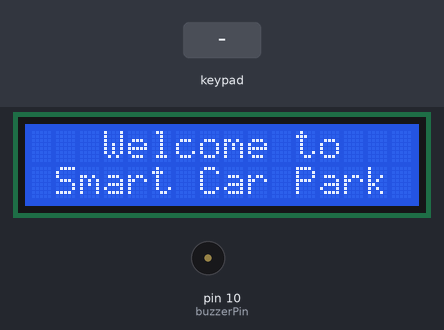
This sketch was run on a simulated Arduino Uno, built with avr-gcc and run on an emulated ATmega328P. Parts: 16×2 character LCD, buzzer (waves = sounding). The inputs (shaded band) are chosen by the test bench.

Above: at 0.9 s.
1.0 s: keypad keys C A B 8 6 3 3 1 # pressed 0.4 s apart
At 5.5 s:
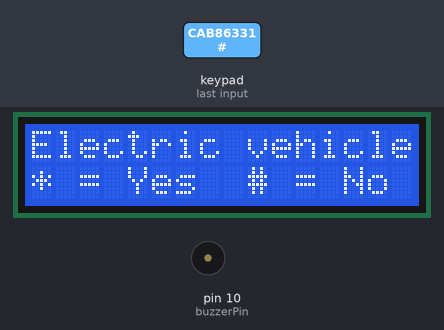
6.1 s: key 'A' pressed
At 8.5 s:
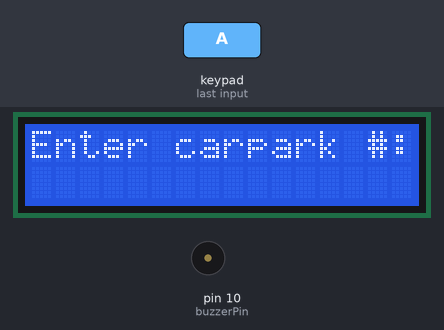
9.1 s: key '1' pressed
At 10.8 s:
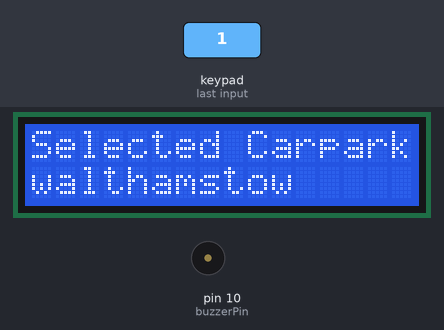
12.1 s: keypad keys 6 7 8 9 pressed 0.4 s apart
16.7 s: keypad keys 1 3 9 7 2 2 2 2 # pressed 0.4 s apart
At 20.9 s:
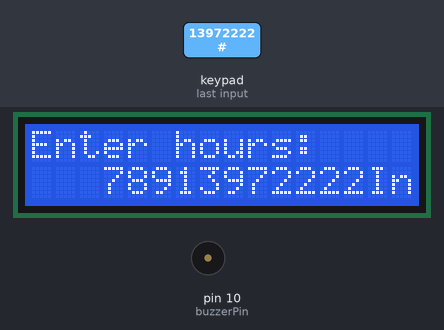
21.8 s: key '2' pressed
At 22.9 s:
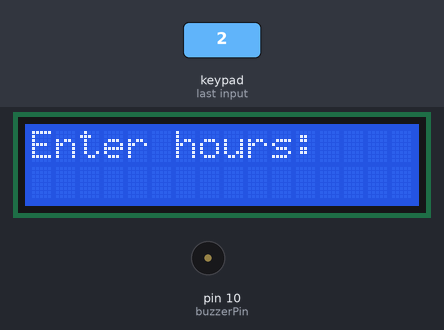
Timing chart, 0 to 24.5 s (numbered marks = the images above; inputs shaded):
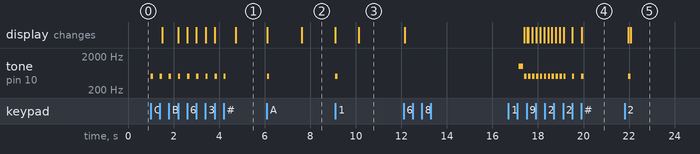

The sketch:

Arduino_Car_Park_Code.ino
```cpp
#include <Wire.h>
#include <LiquidCrystal_I2C.h>
#include <Keypad.h>

// Initialise the I2C LCD with the address 0x27 - refer to your LCD address if this doesn't work
LiquidCrystal_I2C lcd(0x27, 16, 2);

// Keypad setup
const byte ROWS = 4;
const byte COLS = 4;
char keys[ROWS][COLS] = {
  {'1','2','3','A'},
  {'4','5','6','B'},
  {'7','8','9','C'},
  {'*','0','#','D'}
};
byte rowPins[ROWS] = {6, 7, 8, 9};         // pin connections
byte colPins[COLS] = {A0, A1, A2, A3};    // pin connections
Keypad keypad = Keypad(makeKeymap(keys), rowPins, colPins, ROWS, COLS);

// Car park data
String carparks[] = {"enfield", "walthamstow", "greenpark", "romford", "tooting",                // theese 5 (rate @ 1)
                     "wimbledon", "westminster", "chingford", "bradford", "hornchurch"};        // theese 5 (rate @ 2.5)
float carpark_rates[] = {1.0, 1.0, 1.0, 1.0, 1.0, 2.5, 2.5, 2.5, 2.5, 2.5}; // Rates for each car park
float vehicle_multiplier = 1.0;
int hours = 0;
float carpark_rate = 0.0;

// Variables for admin access
const String adminCode = "CAB86331"; // Edit "CAB86331" to change password
String enteredCode = "";
int loopCount = 0; // To count the number of loops
float totalRevenue = 0.0; // To track revenue across all loops
const int buzzerPin = 10; // Pin for the buzzer

// Function to calculate cost
float calculateCost(int hours, float vehicleMultiplier, float carparkRate) {
  return round((hours * vehicleMultiplier + carparkRate) * 100.0) / 100.0;
}

void setup() {
  lcd.init();           // Initialise the LCD
  lcd.backlight();      // Turn on the backlight
  pinMode(buzzerPin, OUTPUT); // Set buzzer pin as output
  showWelcomeMessage(); // Show welcome message on startup
}

void loop() {
  // Show the welcome message at the start of each loop
  showWelcomeMessage();

  // Step 1: Ask for hours
  lcd.clear();
  lcd.print("Enter hours: ");
  lcd.setCursor(3, 1);
  hours = getNumber();
  if (hours < 0) { // If hours are invalid
    lcd.print("Invalid hours");
    delay(2000); // Give the user time to see the message
    return; // Exit the loop and start again
  }
  delay(500); // Delay after valid input

  // Step 2: Ask for vehicle type
  lcd.clear();
  lcd.print("Electric vehicle? ");
  lcd.setCursor(0, 1);
  lcd.print("* = Yes  # = No");
  char vehicleType = getCharacter(); // Get vehicle type input

  // Set the vehicle multiplier based on input
  vehicle_multiplier = (vehicleType == '*') ? 0.8 : 1.2;     // EV cars cheaper rate

  delay(500); // Delay to allow user to see the choice

  // Step 3: Select carpark
  lcd.clear();
  lcd.print("Enter carpark #: ");
  lcd.setCursor(3, 1);
  int carparkIndex = getCarparkNumber(); // Get the selected carpark number

  if (carparkIndex >= 0 && carparkIndex < 10) {
    carpark_rate = carpark_rates[carparkIndex];
    lcd.clear();
    lcd.print("Selected Carpark:");
    lcd.setCursor(0, 1);
    lcd.print(carparks[carparkIndex]);
    delay(2000); // Delay to show the selected car park
  } else {
    lcd.clear();
    lcd.print("Invalid selection");
    delay(2000); // Show error for invalid selection
    return; // Exit to start again
  }

  // Step 4: Calculate and display cost
  float totalCost = calculateCost(hours, vehicle_multiplier, carpark_rate);
  lcd.clear();
  lcd.print("Pay: £");
  lcd.print(totalCost, 2); // Display total cost
  lcd.setCursor(0, 1);
  lcd.print(" ");      // optional add of second line of text e.g ("to admin")
  totalRevenue += totalCost; // Accumulate revenue for admin display
  delay(5000); // Give user time to see the cost

  //  Sound a buzzer to indicate completion of each loop
  tone(buzzerPin, 1000, 200); // Short beep
  delay(200); // Brief pause
  noTone(buzzerPin); // Stop tone

  // Increment loop count for admin access
  loopCount++;

  // Step 5: Request Admin code - Only show every 3 loops
  if (loopCount % 3 == 0) {  // Check if loopCount is a multiple of 3 - using the mod function
    lcd.clear();
    lcd.print("Enter Admin Code:");
    lcd.setCursor(0,1);
    lcd.print("Press * to Bypass");  // to continue the code as normal without accessing admin page
    enteredCode = getAdminCode(); // Get admin code from keypad

    if (enteredCode == adminCode) {
      lcd.clear();
      lcd.print("Clients: ");
      lcd.print(loopCount); // Display the total loops (clients)
      lcd.setCursor(0,1);
      lcd.print("Rev: £");
      lcd.print(totalRevenue, 2); // Display total accumulated revenue
      tone(buzzerPin, 1000, 500); // Sound the buzzer for 0.5s (500ms) upon successful entry
      delay(500); // Pause for buzzer sound
      noTone(buzzerPin); // Stop tone
      delay(7000); // Delay 7s (7000ms) to show loop count (clients) and revenue
    }
  }
}

// Function to show the welcome message
void showWelcomeMessage() {
  lcd.clear();
  lcd.print("   Welcome to   ");   // spaces to center on the 16x2 lcd
  lcd.setCursor(0, 1);
  lcd.print(" Smart Car Park ");  // spaces to center on the 16x2 lcd
  waitForKeyPress(); // Wait for user to press a key to continue
}

// Function to wait for a key press
void waitForKeyPress() {
  while (!keypad.getKey()) {
    // Do nothing, just wait for a key press
  }
  tone(buzzerPin, 500, 100); // Short beep for key press confirmation
  delay(100); // Pause before continuing
}

// Function to get a multi-digit number for hours
int getNumber() {
  int num = 0;
  char key;
  while (true) {
    key = keypad.getKey();
    if (key) {
      tone(buzzerPin, 500, 100); // Short beep for key press
      if (key == '#') break;  // Allow the user to finish input by pressing #
      if (key >= '0' && key <= '9') {
        num = num * 10 + (key - '0');
        lcd.print(key);
      }
    }
  }
  return num;
}

// Function to get a single character for electric vehicle question
char getCharacter() {
  char key;
  while (true) {
    key = keypad.getKey();
    if (key) {
      tone(buzzerPin, 500, 100); // Short beep for key press
      lcd.print(key);
      delay(1000);
      return key;
    }
  }
}

// Function to get a single digit car park number - prevent errors
int getCarparkNumber() {
  char key;
  while (true) {
    key = keypad.getKey();
    if (key && key >= '0' && key <= '9') {
      tone(buzzerPin, 500, 100); // Short beep for key press
      lcd.print(key);
      delay(1000);
      return key - '0';  // casting char to int (e.g., '1' to 1)
    }
  }
}

// Function to get admin code
String getAdminCode() {
  String code = "";
  char key;
  while (true) {
    key = keypad.getKey();
    if (key) {
      tone(buzzerPin, 500, 100); // Short beep for key press
      if (key == '*') break; // End input on '*'
      code += key; // Append key to code
      lcd.print(key); // !! Will not be able be seen on 16x2 lcd screen !!
    }
  }
  return code; // Return the entered admin code
}
```

Measured:
- after the input at 1.0 s, tone on pin 10 (buzzerPin): alternates 500 Hz for 0.10 s and silent for 0.30 s, 18 changes in all, then stays silent, starting at once; the display: first changes after 0.51 s (image 1 shows a later state)
- after the input at 6.1 s, tone on pin 10 (buzzerPin): silent → 500 Hz at once, → silent 0.10 s later; the display: first changes at once (image 2 shows a later state)
- after the input at 9.1 s, tone on pin 10 (buzzerPin): silent → 500 Hz at once, → silent 0.10 s later; the display: first changes at once (image 3 shows a later state)
- after the input at 21.8 s, tone on pin 10 (buzzerPin): silent → 500 Hz after 0.17 s, → silent 0.10 s later; the display: first differs from a run without the input after 0.28 s (image 5)
